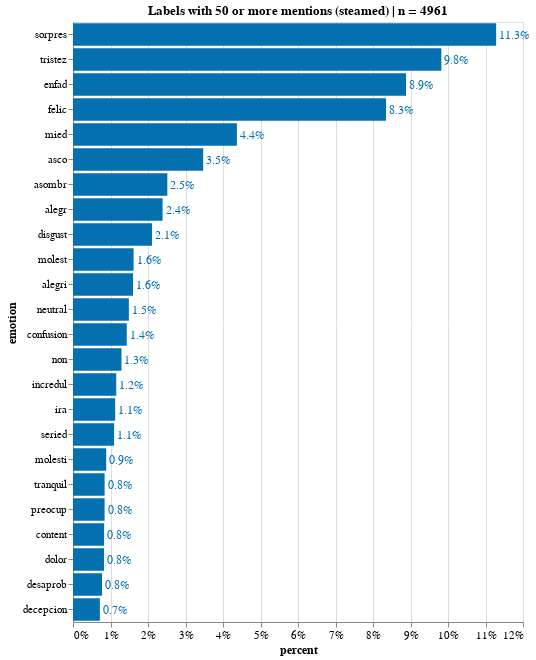

The notebook cell this image was saved under:
### Code cell
source = df_emo_overall[df_emo_overall['counts'] > 50]
title = 'Labels with 50 or more mentions (steamed) | n = '+ source['counts'].sum().astype(str)
X, Y = 'percent:Q', 'emotion:N'
w, h= 450, 600
txs, ls, ts = 12, 11, 12

chart_overall_per = simple_per_bar(source, title=title, X=X, Y=Y, width=w, height=h, text_size = txs, label_size = ls, title_size=ts)
chart_overall_per.display(renderer='svg')

### Figure 1 — Vega-Lite specification as saved in the notebook (floating-point values rounded to 4 significant figures)
{"config": {"view": {"continuousWidth": 400, "continuousHeight": 300}, "axis": {"labelFontSize": 11, "titleFontSize": 12}}, "layer": [{"mark": "bar", "encoding": {"color": {"condition": {"value": "orange", "test": "(datum.emotion === null)"}, "value": "#0570b0"}, "x": {"type": "quantitative", "axis": {"format": ".0%"}, "field": "percent"}, "y": {"type": "nominal", "field": "emotion", "sort": "-x"}}, "title": "Labels with 50 or more mentions (steamed) | n = 4961"}, {"mark": {"type": "text", "align": "left", "baseline": "middle", "dx": 3, "fontSize": 12}, "encoding": {"color": {"condition": {"value": "orange", "test": "(datum.emotion === null)"}, "value": "#0570b0"}, "text": {"type": "quantitative", "field": "percent", "format": ".1%"}, "x": {"type": "quantitative", "axis": {"format": ".0%"}, "field": "percent"}, "y": {"type": "nominal", "field": "emotion", "sort": "-x"}}, "title": "Labels with 50 or more mentions (steamed) | n = 4961"}], "data": {"name": "data-0d691808189807f604c1155a8084de7b"}, "height": 600, "width": 450, "$schema": "https://vega.github.io/schema/vega-lite/v4.8.1.json", "datasets": {"data-0d691808189807f604c1155a8084de7b": [{"counts": 803, "emotion": "sorpres", "percent": 0.1128}, {"counts": 699, "emotion": "tristez", "percent": 0.09823}, {"counts": 632, "emotion": "enfad", "percent": 0.08881}, {"counts": 594, "emotion": "felic", "percent": 0.08347}, {"counts": 311, "emotion": "mied", "percent": 0.0437}, {"counts": 247, "emotion": "asco", "percent": 0.03471}, {"counts": 179, "emotion": "asombr", "percent": 0.02515}, {"counts": 170, "emotion": "alegr", "percent": 0.02389}, {"counts": 150, "emotion": "disgust", "percent": 0.02108}, {"counts": 115, "emotion": "molest", "percent": 0.01616}, {"counts": 114, "emotion": "alegri", "percent": 0.01602}, {"counts": 106, "emotion": "neutral", "percent": 0.0149}, {"counts": 102, "emotion": "confusion", "percent": 0.01433}, {"counts": 92, "emotion": "non", "percent": 0.01293}, {"counts": 82, "emotion": "incredul", "percent": 0.01152}, {"counts": 80, "emotion": "ira", "percent": 0.01124}, {"counts": 78, "emotion": "seried", "percent": 0.01096}, {"counts": 63, "emotion": "molesti", "percent": 0.008853}, {"counts": 60, "emotion": "tranquil", "percent": 0.008432}, {"counts": 60, "emotion": "preocup", "percent": 0.008432}, {"counts": 59, "emotion": "content", "percent": 0.008291}, {"counts": 59, "emotion": "dolor", "percent": 0.008291}, {"counts": 55, "emotion": "desaprob", "percent": 0.007729}, {"counts": 51, "emotion": "decepcion", "percent": 0.007167}]}}
